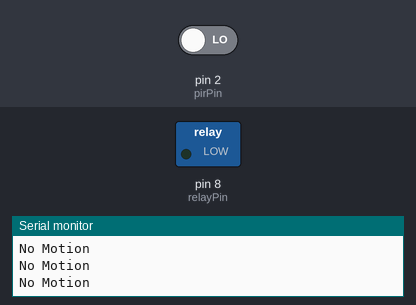
Simulated run of this sketch. Board: Arduino Uno, built with avr-gcc and run on an emulated ATmega328P. Parts: switched loads named in the sketch (green lamp = pin HIGH), the last lines printed to the serial monitor. The test bench sets the inputs (shaded band); at power-on: pin 2 (pirPin) LOW.

Above: at 1.2 s.
1.3 s: pin 2 (pirPin) driven HIGH
At 2.6 s:
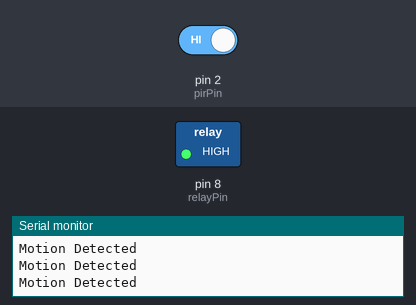
2.9 s: pin 2 (pirPin) driven LOW
At 3.9 s:
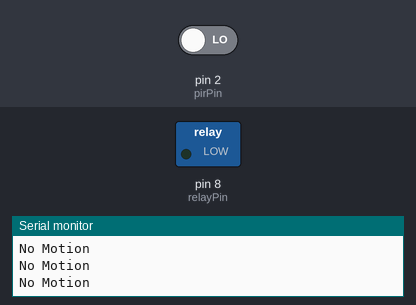
Timing chart, 0 to 5.9 s (numbered marks = the images above; inputs shaded):
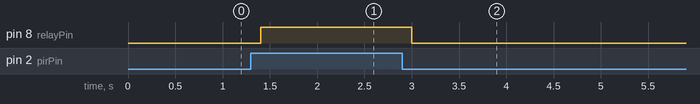

Measured:
- after the input at 1.3 s, pin 8 (relayPin): LOW → HIGH after 0.10 s
- after the input at 2.9 s, pin 8 (relayPin): HIGH → LOW after 0.10 s

The sketch:

practical5.ino
```cpp
const int pirPin = 2;
const int relayPin = 8;

void setup()
{
  pinMode(pirPin, INPUT);
  pinMode(relayPin, OUTPUT);

  digitalWrite(relayPin, LOW);

  Serial.begin(9600);
}

void loop()
{
  int motion = digitalRead(pirPin);

  if (motion == HIGH)
  {
    Serial.println("Motion Detected");
    digitalWrite(relayPin, HIGH);   // Relay ON
  }
  else
  {
    Serial.println("No Motion");
    digitalWrite(relayPin, LOW);    // Relay OFF
  }

  delay(200);
}
```

practical2.ino
```cpp

```
